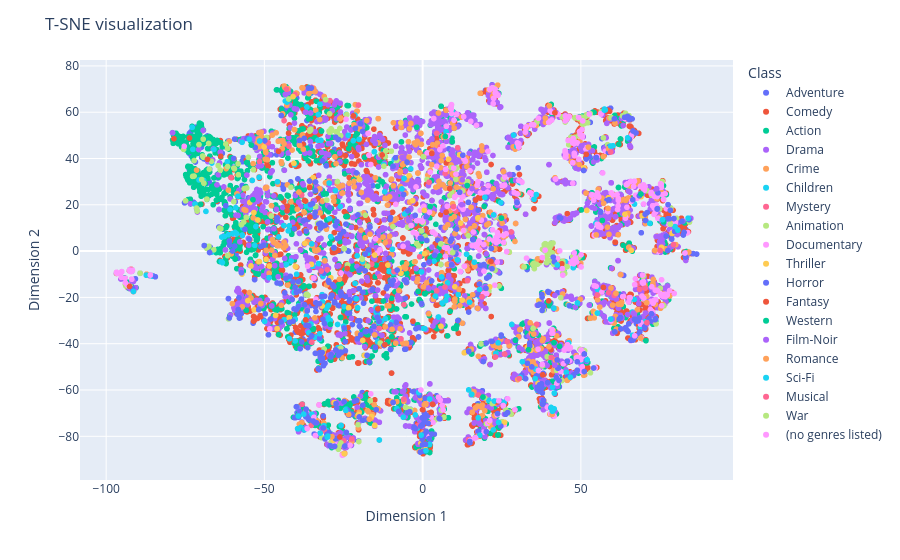

Here is the notebook cell this chart was saved with:
### Code cell
fig = px.scatter(df_tsne, x = 'Dim1', y= 'Dim2', color= 'Class')
fig.update_layout(
    title="T-SNE visualization",
    xaxis_title="Dimension 1",
    yaxis_title="Dimension 2",
)
fig.show()

### Figure 1 — Plotly figure (JSON) as saved in the notebook; plotly's stock layout.template omitted (floating-point values rounded to 4 significant figures; data arrays with more than 128 entries replaced by an {"elided": "..."} marker saying what was removed)
{"data": [{"hovertemplate": "Class=Adventure<br>Dim1=%{x}<br>Dim2=%{y}<extra></extra>", "legendgroup": "Adventure", "marker": {"color": "#636efa", "symbol": "circle"}, "mode": "markers", "name": "Adventure", "showlegend": true, "type": "scattergl", "x": {"elided": "653 float values"}, "xaxis": "x", "y": {"elided": "653 float values"}, "yaxis": "y"}, {"hovertemplate": "Class=Comedy<br>Dim1=%{x}<br>Dim2=%{y}<extra></extra>", "legendgroup": "Comedy", "marker": {"color": "#EF553B", "symbol": "circle"}, "mode": "markers", "name": "Comedy", "showlegend": true, "type": "scattergl", "x": {"elided": "2779 float values"}, "xaxis": "x", "y": {"elided": "2779 float values"}, "yaxis": "y"}, {"hovertemplate": "Class=Action<br>Dim1=%{x}<br>Dim2=%{y}<extra></extra>", "legendgroup": "Action", "marker": {"color": "#00cc96", "symbol": "circle"}, "mode": "markers", "name": "Action", "showlegend": true, "type": "scattergl", "x": {"elided": "1828 float values"}, "xaxis": "x", "y": {"elided": "1828 float values"}, "yaxis": "y"}, {"hovertemplate": "Class=Drama<br>Dim1=%{x}<br>Dim2=%{y}<extra></extra>", "legendgroup": "Drama", "marker": {"color": "#ab63fa", "symbol": "circle"}, "mode": "markers", "name": "Drama", "showlegend": true, "type": "scattergl", "x": {"elided": "2226 float values"}, "xaxis": "x", "y": {"elided": "2226 float values"}, "yaxis": "y"}, {"hovertemplate": "Class=Crime<br>Dim1=%{x}<br>Dim2=%{y}<extra></extra>", "legendgroup": "Crime", "marker": {"color": "#FFA15A", "symbol": "circle"}, "mode": "markers", "name": "Crime", "showlegend": true, "type": "scattergl", "x": {"elided": "537 float values"}, "xaxis": "x", "y": {"elided": "537 float values"}, "yaxis": "y"}, {"hovertemplate": "Class=Children<br>Dim1=%{x}<br>Dim2=%{y}<extra></extra>", "legendgroup": "Children", "marker": {"color": "#19d3f3", "symbol": "circle"}, "mode": "markers", "name": "Children", "showlegend": true, "type": "scattergl", "x": {"elided": "197 float values"}, "xaxis": "x", "y": {"elided": "197 float values"}, "yaxis": "y"}, {"hovertemplate": "Class=Mystery<br>Dim1=%{x}<br>Dim2=%{y}<extra></extra>", "legendgroup": "Mystery", "marker": {"color": "#FF6692", "symbol": "circle"}, "mode": "markers", "name": "Mystery", "showlegend": true, "type": "scattergl", "x": [-40.37, -43.03, 23.02, -13.56, 4.468, 79.27, -29.31, 7.108, -48.27, 60.9, 10.43, -13.71, -10.53, -0.9359, -9.037, 7.055, -5.911, -35.06, 42.43, -30.95, 60.54, -6.842, -24.98, -42.24, 12.66, 27.98, 14.52, 5.597, 25.88, -38.24, 17.59, -16.05, -4.173, 49.62, -48.81, 67.81, -43.77, 23.36, 22.12, -51.54, -5.977, -33.97, -35.18, -28.25, -92.66, -1.629, 36.03, -60.57], "xaxis": "x", "y": [67.63, 69.94, -45.72, -11.0, -17.15, 2.854, 65.01, 33.53, 15.9, -18.18, 17.23, -33.41, 4.04, -2.449, -8.841, -15.51, -23.1, 70.7, -46.8, -77.73, -19.13, -37.9, -81.9, 45.3, 10.59, 8.275, -81.43, 44.96, -44.46, 24.2, -62.17, -5.627, -40.13, -6.312, 46.8, -14.08, 56.37, -4.781, -4.451, 38.72, -63.97, 29.79, -75.28, -65.54, -8.459, -75.51, -31.65, 31.81], "yaxis": "y"}, {"hovertemplate": "Class=Animation<br>Dim1=%{x}<br>Dim2=%{y}<extra></extra>", "legendgroup": "Animation", "marker": {"color": "#B6E880", "symbol": "circle"}, "mode": "markers", "name": "Animation", "showlegend": true, "type": "scattergl", "x": {"elided": "298 float values"}, "xaxis": "x", "y": {"elided": "298 float values"}, "yaxis": "y"}, {"hovertemplate": "Class=Documentary<br>Dim1=%{x}<br>Dim2=%{y}<extra></extra>", "legendgroup": "Documentary", "marker": {"color": "#FF97FF", "symbol": "circle"}, "mode": "markers", "name": "Documentary", "showlegend": true, "type": "scattergl", "x": {"elided": "386 float values"}, "xaxis": "x", "y": {"elided": "386 float values"}, "yaxis": "y"}, {"hovertemplate": "Class=Thriller<br>Dim1=%{x}<br>Dim2=%{y}<extra></extra>", "legendgroup": "Thriller", "marker": {"color": "#FECB52", "symbol": "circle"}, "mode": "markers", "name": "Thriller", "showlegend": true, "type": "scattergl", "x": [-49.47, -35.13, -18.94, 0.6166, 12.52, -40.95, -6.831, -40.19, -29.01, -18.43, -6.868, -19.92, -55.25, -42.17, -52.08, -4.269, 12.02, 33.11, 55.28, 69.02, 21.21, 45.64, 83.57, -20.84, 45.74, 63.93, -53.31, 17.44, 10.2, -10.96, -3.102, -31.5, -23.38, 58.7, -45.99, -31.77, 65.96, -7.423, 78.81, -17.47, 34.3, -54.24, 5.811, -51.58, 13.18, -40.67, -37.2, -46.47, 75.49, 0.5658, 34.16, -15.15, -48.44, 54.72, -24.79, -54.62, -57.08, 0.6541, 8.193, 0.8574, 70.7, 50.98, 36.47, 69.33, -15.14, -16.13, 36.98, -19.85, -20.22, -15.13, -50.12, -0.5284, 25.92, -34.57, -53.23, -27.92, -35.66, 51.87, 38.19, -28.21, 11.68, 21.24, 0.3613, 36.68], "xaxis": "x", "y": [-3.591, -5.713, -38.61, -1.155, -21.21, 66.73, -9.596, -6.637, -11.52, -45.03, 55.41, 30.95, -21.39, -28.76, 13.44, 32.6, 12.09, -41.66, -19.01, 23.5, -15.43, -55.83, -0.9604, 32.92, -55.06, 15.93, 16.64, 14.33, -15.43, -6.024, 21.81, -43.97, -24.48, 23.06, -33.5, -23.72, 0.3151, -7.579, 7.628, -72.62, -41.28, -6.419, -32.53, -4.519, -43.92, 37.94, 3.285, -27.78, 1.637, 17.61, -42.85, -1.72, -6.445, -26.94, -87.48, 21.0, -9.939, -72.55, 39.7, -85.7, 16.38, 36.03, -57.11, 15.28, -75.24, -71.45, -58.44, -71.79, -70.58, -75.41, 44.99, -83.0, -73.99, 31.73, -25.38, -65.44, 28.21, 17.57, -18.44, -81.67, 41.61, -73.71, -85.83, -21.41], "yaxis": "y"}, {"hovertemplate": "Class=Horror<br>Dim1=%{x}<br>Dim2=%{y}<extra></extra>", "legendgroup": "Horror", "marker": {"color": "#636efa", "symbol": "circle"}, "mode": "markers", "name": "Horror", "showlegend": true, "type": "scattergl", "x": {"elided": "468 float values"}, "xaxis": "x", "y": {"elided": "468 float values"}, "yaxis": "y"}, {"hovertemplate": "Class=Fantasy<br>Dim1=%{x}<br>Dim2=%{y}<extra></extra>", "legendgroup": "Fantasy", "marker": {"color": "#EF553B", "symbol": "circle"}, "mode": "markers", "name": "Fantasy", "showlegend": true, "type": "scattergl", "x": [-12.93, -14.12, -21.84, -45.52, -23.83, -42.36, -42.85, -12.81, -26.13, 40.55, -11.91, 2.695, 8.56, 70.43, -92.61, 3.129, 7.412, 37.36, 2.906, -12.31, 51.7, 23.59, 37.96, 57.14, 41.81, -42.7, 3.511, 43.98, -53.42, 70.58, -36.96, -67.98, 16.37, -37.0, 21.58, -35.7, -35.61, -73.66, 0.09061, -63.81, -78.6, 39.84], "xaxis": "x", "y": [-5.855, -24.86, 58.4, 43.13, -7.523, 50.97, 17.45, 41.53, -80.29, -42.56, -40.42, -69.67, 27.02, -24.08, -15.22, -66.14, 16.8, -4.031, 42.19, -8.571, 41.79, -65.16, -53.45, -15.69, 59.78, 19.43, -36.95, -5.485, -30.22, -38.35, -29.7, 39.65, -70.83, 21.62, -4.476, 27.51, 14.72, 48.87, -68.5, 40.92, 48.57, -21.49], "yaxis": "y"}, {"hovertemplate": "Class=Western<br>Dim1=%{x}<br>Dim2=%{y}<extra></extra>", "legendgroup": "Western", "marker": {"color": "#00cc96", "symbol": "circle"}, "mode": "markers", "name": "Western", "showlegend": true, "type": "scattergl", "x": [-12.42, -53.61, -29.13, 2.804, 33.46, 14.08, -1.863, 2.351, 34.83, 7.186, 34.7, 41.52, 43.25, 76.18, 56.8, 68.99, 9.392, 24.91, 29.31, 70.57, -47.48, -54.12, 19.08], "xaxis": "x", "y": [-21.57, 22.19, -31.67, 30.49, -42.62, 28.31, 53.52, 19.25, -36.38, 49.53, -33.6, -39.57, -41.13, 12.67, 13.22, 24.66, 47.24, 14.27, -38.54, -38.71, 38.15, 45.81, -63.04], "yaxis": "y"}, {"hovertemplate": "Class=Film-Noir<br>Dim1=%{x}<br>Dim2=%{y}<extra></extra>", "legendgroup": "Film-Noir", "marker": {"color": "#ab63fa", "symbol": "circle"}, "mode": "markers", "name": "Film-Noir", "showlegend": true, "type": "scattergl", "x": [41.76, -14.94, 12.54, -6.457, 15.6, 12.34, -35.04, -4.494, 66.59, 73.92, 59.92, 50.26], "xaxis": "x", "y": [-49.25, 46.54, 30.82, 40.42, 27.02, 20.05, -3.337, 13.24, -26.75, 26.99, -29.31, 45.49], "yaxis": "y"}, {"hovertemplate": "Class=Romance<br>Dim1=%{x}<br>Dim2=%{y}<extra></extra>", "legendgroup": "Romance", "marker": {"color": "#FFA15A", "symbol": "circle"}, "mode": "markers", "name": "Romance", "showlegend": true, "type": "scattergl", "x": [39.93, 45.7, 84.12, 15.69, 73.32, 57.21, 68.88, 35.11, -28.66, -26.27, -45.62, -55.9, 58.6, -9.665, 9.966, -30.91, 11.8, -5.12, -34.07, 21.4, 11.53, -16.84, 61.1, 52.36, 38.77, 54.88, -2.388, 36.31, 58.76, 40.07, 62.87, -11.81, -39.08, 40.92, 15.81, 70.82, -23.38, 0.5367], "xaxis": "x", "y": [-41.33, -55.79, -0.414, -69.63, 0.2705, 20.66, -37.6, -35.82, -80.16, -12.1, 47.43, 17.56, 18.43, -33.79, 53.14, -4.229, -23.52, -39.78, -28.88, 16.8, -16.54, -72.63, -18.27, 44.91, 57.46, 7.001, -4.599, -3.387, 44.21, 62.74, -22.21, 3.684, 25.5, -70.55, -18.86, -22.31, -70.59, -66.36], "yaxis": "y"}, {"hovertemplate": "Class=Sci-Fi<br>Dim1=%{x}<br>Dim2=%{y}<extra></extra>", "legendgroup": "Sci-Fi", "marker": {"color": "#19d3f3", "symbol": "circle"}, "mode": "markers", "name": "Sci-Fi", "showlegend": true, "type": "scattergl", "x": [-43.04, -59.04, -11.99, -32.5, 46.7, -30.13, -0.4414, -60.86, 79.75, -20.91, 30.81, 57.42, 64.79, 51.99, 55.24, 57.71, 22.45, 24.71, -37.58, 41.59, 41.01, 16.33, -32.38, -29.96, 5.993, 2.221, 17.56, -24.3, -91.37, 75.8, 22.67, 80.66, 83.89, 19.67, -45.5, 59.43, -37.3, -51.5, -45.89, 41.6, -40.26, -72.82, -72.6, 60.17, 31.5, 1.056, 40.59, -39.28, -26.01, -39.38, 35.94, 35.2, 24.0, 35.57, 59.42, -54.76, 18.08, -1.253, -27.54, -65.93, 42.54, 48.93], "xaxis": "x", "y": [-5.759, 18.76, 25.64, -35.69, -54.53, -80.38, -79.48, 18.02, 10.59, -20.64, -54.58, 60.93, 48.93, -46.95, -26.77, 60.96, 15.62, 20.92, -70.45, -68.13, -69.18, -4.768, -78.63, -79.92, -11.17, -63.89, -72.0, -68.82, -17.43, 13.6, -64.77, 9.011, 14.23, 23.23, 6.124, -29.37, -77.2, 47.57, 29.96, -61.34, -38.8, 53.46, 43.95, 45.51, -47.76, -86.19, -67.54, -71.26, 19.26, -76.82, 24.41, 22.38, -73.99, -55.12, 45.41, 48.32, -79.52, -61.09, 26.16, 43.92, -5.968, -22.4], "yaxis": "y"}, {"hovertemplate": "Class=Musical<br>Dim1=%{x}<br>Dim2=%{y}<extra></extra>", "legendgroup": "Musical", "marker": {"color": "#FF6692", "symbol": "circle"}, "mode": "markers", "name": "Musical", "showlegend": true, "type": "scattergl", "x": [2.032, 9.736, -32.05, 40.67, -20.28, 30.59, -30.11, 4.462, 59.41, -22.39, 14.18, 75.07, 68.55, 70.88, -35.02, 58.81, -38.04, 55.17, 11.08, 70.33, 18.76, 26.75, -92.14], "xaxis": "x", "y": [29.78, 19.2, -8.603, -45.95, 63.08, -55.03, -8.035, 50.87, 42.79, -81.15, -12.75, 0.2708, -16.48, -30.86, -39.33, -17.92, -66.14, -18.99, 44.68, -16.02, -19.75, -39.13, -7.85], "yaxis": "y"}, {"hovertemplate": "Class=War<br>Dim1=%{x}<br>Dim2=%{y}<extra></extra>", "legendgroup": "War", "marker": {"color": "#B6E880", "symbol": "circle"}, "mode": "markers", "name": "War", "showlegend": true, "type": "scattergl", "x": [9.491, 5.73, 34.9, 78.28], "xaxis": "x", "y": [-0.637, 3.122, -33.38, 11.62], "yaxis": "y"}, {"hovertemplate": "Class=(no genres listed)<br>Dim1=%{x}<br>Dim2=%{y}<extra></extra>", "legendgroup": "(no genres listed)", "marker": {"color": "#FF97FF", "symbol": "circle"}, "mode": "markers", "name": "(no genres listed)", "showlegend": true, "type": "scattergl", "x": [44.16, -16.41, -75.34, -36.47, 16.48, 29.19, 16.75, 23.56, 7.768, 4.997, -96.72, 47.94, -36.32, 36.6, 49.38, 50.34, 82.9, 21.2, 24.08, 37.81, -92.6, 43.3, -93.91, -33.89, -96.72, 63.23, -91.72, 9.122, -95.12, -86.03, 38.69, 45.98, 67.01, -0.5412], "xaxis": "x", "y": [-7.569, -61.66, 45.27, -76.68, -80.73, -68.54, -80.64, -4.72, 19.39, -63.1, -9.232, -0.7601, -6.48, -51.57, 39.65, 52.5, -0.8159, -73.19, -64.68, -2.786, -8.18, 0.09936, -13.7, -79.68, -9.232, -19.66, -8.231, 63.27, -8.906, -10.34, 0.4288, 47.79, -36.59, -60.0], "yaxis": "y"}], "layout": {"legend": {"title": {"text": "Class"}, "tracegroupgap": 0}, "margin": {"t": 60}, "title": {"text": "T-SNE visualization"}, "xaxis": {"anchor": "y", "domain": [0, 1], "title": {"text": "Dimension 1"}}, "yaxis": {"anchor": "x", "domain": [0, 1], "title": {"text": "Dimension 2"}}}}
